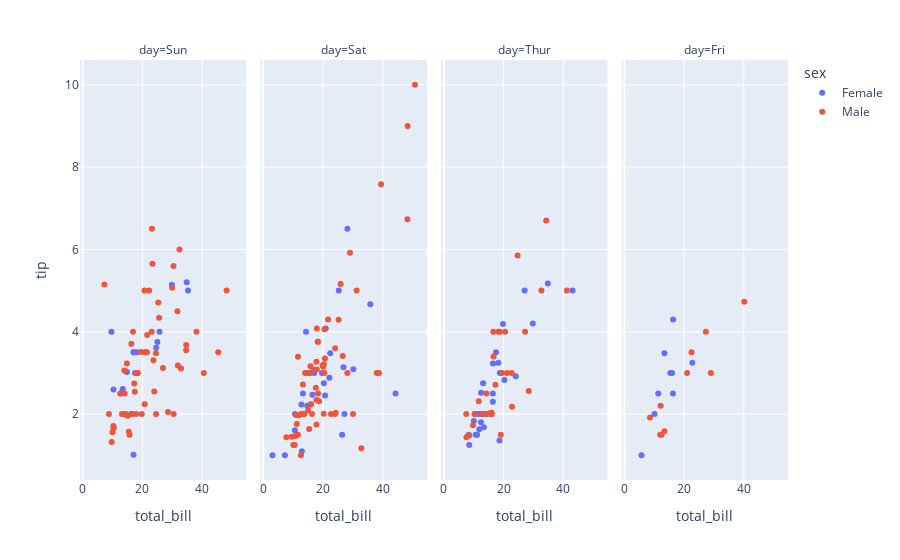

The notebook cell saved with this chart:
### Code cell
fig = px.scatter(tips, x='total_bill', y='tip',color='sex', facet_col='day')
fig.show()

### Figure 1 — Plotly figure (JSON) as saved in the notebook; plotly's stock layout.template omitted (floating-point values rounded to 4 significant figures)
{"data": [{"hovertemplate": "sex=Female<br>day=Sun<br>total_bill=%{x}<br>tip=%{y}<extra></extra>", "legendgroup": "Female", "marker": {"color": "#636efa", "symbol": "circle"}, "mode": "markers", "name": "Female", "orientation": "v", "showlegend": true, "type": "scatter", "x": [16.99, 24.59, 35.26, 14.83, 10.33, 16.97, 10.29, 34.81, 25.71, 17.31, 29.85, 25, 13.39, 16.21, 17.51, 9.6, 20.9, 18.15], "xaxis": "x", "y": [1.01, 3.61, 5, 3.02, 1.67, 3.5, 2.6, 5.2, 4, 3.5, 5.14, 3.75, 2.61, 2, 3, 4, 3.5, 3.5], "yaxis": "y"}, {"hovertemplate": "sex=Female<br>day=Sat<br>total_bill=%{x}<br>tip=%{y}<extra></extra>", "legendgroup": "Female", "marker": {"color": "#636efa", "symbol": "circle"}, "mode": "markers", "name": "Female", "orientation": "v", "showlegend": false, "type": "scatter", "x": [20.29, 15.77, 19.65, 15.06, 20.69, 16.93, 26.41, 16.45, 3.07, 17.07, 26.86, 25.28, 14.73, 44.3, 22.42, 20.92, 14.31, 7.25, 10.59, 10.63, 12.76, 13.27, 28.17, 12.9, 30.14, 22.12, 35.83, 27.18], "xaxis": "x2", "y": [2.75, 2.23, 3, 3, 2.45, 3.07, 1.5, 2.47, 1, 3, 3.14, 5, 2.2, 2.5, 3.48, 4.08, 4, 1, 1.61, 2, 2.23, 2.5, 6.5, 1.1, 3.09, 2.88, 4.67, 2], "yaxis": "y2"}, {"hovertemplate": "sex=Female<br>day=Thur<br>total_bill=%{x}<br>tip=%{y}<extra></extra>", "legendgroup": "Female", "marker": {"color": "#636efa", "symbol": "circle"}, "mode": "markers", "name": "Female", "orientation": "v", "showlegend": false, "type": "scatter", "x": [10.07, 34.83, 10.65, 12.43, 24.08, 13.42, 12.48, 29.8, 14.52, 11.38, 20.27, 11.17, 12.26, 18.26, 8.51, 10.33, 14.15, 13.16, 17.47, 27.05, 16.43, 8.35, 18.64, 11.87, 19.81, 43.11, 13, 12.74, 13, 16.4, 16.47, 18.78], "xaxis": "x3", "y": [1.83, 5.17, 1.5, 1.8, 2.92, 1.68, 2.52, 4.2, 2, 2, 2.83, 1.5, 2, 3.25, 1.25, 2, 2, 2.75, 3.5, 5, 2.3, 1.5, 1.36, 1.63, 4.19, 5, 2, 2.01, 2, 2.5, 3.23, 3], "yaxis": "y3"}, {"hovertemplate": "sex=Female<br>day=Fri<br>total_bill=%{x}<br>tip=%{y}<extra></extra>", "legendgroup": "Female", "marker": {"color": "#636efa", "symbol": "circle"}, "mode": "markers", "name": "Female", "orientation": "v", "showlegend": false, "type": "scatter", "x": [5.75, 16.32, 22.75, 11.35, 15.38, 13.42, 15.98, 16.27, 10.09], "xaxis": "x4", "y": [1, 4.3, 3.25, 2.5, 3, 3.48, 3, 2.5, 2], "yaxis": "y4"}, {"hovertemplate": "sex=Male<br>day=Sun<br>total_bill=%{x}<br>tip=%{y}<extra></extra>", "legendgroup": "Male", "marker": {"color": "#EF553B", "symbol": "circle"}, "mode": "markers", "name": "Male", "orientation": "v", "showlegend": true, "type": "scatter", "x": [10.34, 21.01, 23.68, 25.29, 8.77, 26.88, 15.04, 14.78, 10.27, 15.42, 18.43, 21.58, 16.29, 17.46, 13.94, 9.68, 30.4, 18.29, 22.23, 32.4, 28.55, 18.04, 12.54, 9.94, 25.56, 19.49, 38.07, 23.95, 29.93, 14.07, 13.13, 17.26, 24.55, 19.77, 48.17, 16.49, 21.5, 12.66, 13.81, 24.52, 20.76, 31.71, 7.25, 31.85, 16.82, 32.9, 17.89, 14.48, 34.63, 34.65, 23.33, 45.35, 23.17, 40.55, 20.69, 30.46, 23.1, 15.69], "xaxis": "x", "y": [1.66, 3.5, 3.31, 4.71, 2, 3.12, 1.96, 3.23, 1.71, 1.57, 3, 3.92, 3.71, 2.54, 3.06, 1.32, 5.6, 3, 5, 6, 2.05, 3, 2.5, 1.56, 4.34, 3.51, 4, 2.55, 5.07, 2.5, 2, 2.74, 2, 2, 5, 2, 3.5, 2.5, 2, 3.48, 2.24, 4.5, 5.15, 3.18, 4, 3.11, 2, 2, 3.55, 3.68, 5.65, 3.5, 6.5, 3, 5, 2, 4, 1.5], "yaxis": "y"}, {"hovertemplate": "sex=Male<br>day=Sat<br>total_bill=%{x}<br>tip=%{y}<extra></extra>", "legendgroup": "Male", "marker": {"color": "#EF553B", "symbol": "circle"}, "mode": "markers", "name": "Male", "orientation": "v", "showlegend": false, "type": "scatter", "x": [20.65, 17.92, 39.42, 19.82, 17.81, 13.37, 12.69, 21.7, 9.55, 18.35, 17.78, 24.06, 16.31, 18.69, 31.27, 16.04, 38.01, 11.24, 48.27, 20.29, 13.81, 11.02, 18.29, 17.59, 20.08, 20.23, 15.01, 12.02, 10.51, 17.92, 15.36, 20.49, 25.21, 18.24, 14, 50.81, 15.81, 26.59, 38.73, 24.27, 30.06, 25.89, 48.33, 28.15, 11.59, 7.74, 20.45, 13.28, 24.01, 15.69, 11.61, 10.77, 15.53, 10.07, 12.6, 32.83, 29.03, 22.67, 17.82], "xaxis": "x2", "y": [3.35, 4.08, 7.58, 3.18, 2.34, 2, 2, 4.3, 1.45, 2.5, 3.27, 3.6, 2, 2.31, 5, 2.24, 3, 1.76, 6.73, 3.21, 2, 1.98, 3.76, 2.64, 3.15, 2.01, 2.09, 1.97, 1.25, 3.08, 1.64, 4.06, 4.29, 3.76, 3, 10, 3.16, 3.41, 3, 2.03, 2, 5.16, 9, 3, 1.5, 1.44, 3, 2.72, 2, 3, 3.39, 1.47, 3, 1.25, 1, 1.17, 5.92, 2, 1.75], "yaxis": "y2"}, {"hovertemplate": "sex=Male<br>day=Thur<br>total_bill=%{x}<br>tip=%{y}<extra></extra>", "legendgroup": "Male", "marker": {"color": "#EF553B", "symbol": "circle"}, "mode": "markers", "name": "Male", "orientation": "v", "showlegend": false, "type": "scatter", "x": [27.2, 22.76, 17.29, 19.44, 16.66, 32.68, 15.98, 13.03, 18.28, 24.71, 21.16, 11.69, 14.26, 15.95, 8.52, 22.82, 19.08, 16, 34.3, 41.19, 9.78, 7.51, 28.44, 15.48, 16.58, 7.56, 10.34, 13.51, 18.71, 20.53], "xaxis": "x3", "y": [4, 3, 2.71, 3, 3.4, 5, 2.03, 2, 4, 5.85, 3, 2.31, 2.5, 2, 1.48, 2.18, 1.5, 2, 6.7, 5, 1.73, 2, 2.56, 2.02, 4, 1.44, 2, 2, 4, 4], "yaxis": "y3"}, {"hovertemplate": "sex=Male<br>day=Fri<br>total_bill=%{x}<br>tip=%{y}<extra></extra>", "legendgroup": "Male", "marker": {"color": "#EF553B", "symbol": "circle"}, "mode": "markers", "name": "Male", "orientation": "v", "showlegend": false, "type": "scatter", "x": [28.97, 22.49, 40.17, 27.28, 12.03, 21.01, 12.46, 12.16, 8.58, 13.42], "xaxis": "x4", "y": [3, 3.5, 4.73, 4, 1.5, 3, 1.5, 2.2, 1.92, 1.58], "yaxis": "y4"}], "layout": {"annotations": [{"font": {}, "showarrow": false, "text": "day=Sun", "x": 0.1175, "xanchor": "center", "xref": "paper", "y": 1, "yanchor": "bottom", "yref": "paper"}, {"font": {}, "showarrow": false, "text": "day=Sat", "x": 0.3725, "xanchor": "center", "xref": "paper", "y": 1, "yanchor": "bottom", "yref": "paper"}, {"font": {}, "showarrow": false, "text": "day=Thur", "x": 0.6275, "xanchor": "center", "xref": "paper", "y": 1, "yanchor": "bottom", "yref": "paper"}, {"font": {}, "showarrow": false, "text": "day=Fri", "x": 0.8825, "xanchor": "center", "xref": "paper", "y": 1, "yanchor": "bottom", "yref": "paper"}], "legend": {"title": {"text": "sex"}, "tracegroupgap": 0}, "margin": {"t": 60}, "xaxis": {"anchor": "y", "domain": [0, 0.235], "title": {"text": "total_bill"}}, "xaxis2": {"anchor": "y2", "domain": [0.255, 0.49], "matches": "x", "title": {"text": "total_bill"}}, "xaxis3": {"anchor": "y3", "domain": [0.51, 0.745], "matches": "x", "title": {"text": "total_bill"}}, "xaxis4": {"anchor": "y4", "domain": [0.765, 1.0], "matches": "x", "title": {"text": "total_bill"}}, "yaxis": {"anchor": "x", "domain": [0, 1], "title": {"text": "tip"}}, "yaxis2": {"anchor": "x2", "domain": [0, 1], "matches": "y", "showticklabels": false}, "yaxis3": {"anchor": "x3", "domain": [0, 1], "matches": "y", "showticklabels": false}, "yaxis4": {"anchor": "x4", "domain": [0, 1], "matches": "y", "showticklabels": false}}}
